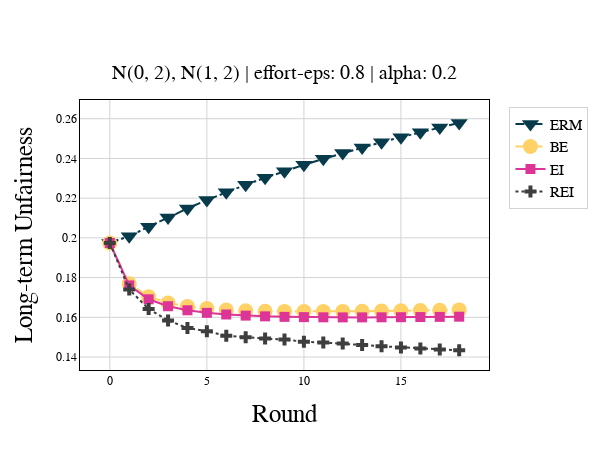

The cell this chart's notebook holds for it:
### Code cell
plot_trajectory(mean_0, std_0, mean_1, std_1, effort_eps, beta, true_df1, be_df1, ei_df1, rei_df1)

### Figure 1 — Plotly figure (JSON) as saved in the notebook; plotly's stock layout.template omitted (floating-point values rounded to 4 significant figures)
{"data": [{"line": {"dash": "dashdot"}, "marker": {"color": "#073B4C", "size": 15, "symbol": "triangle-down"}, "name": "ERM", "showlegend": true, "type": "scatter", "xaxis": "x", "y": [0.1974, 0.2009, 0.2056, 0.2103, 0.2148, 0.219, 0.223, 0.2267, 0.2302, 0.2336, 0.2368, 0.2398, 0.2427, 0.2455, 0.2481, 0.2507, 0.2532, 0.2556, 0.2579], "yaxis": "y"}, {"line": {"dash": "dash"}, "marker": {"color": "#FFD166", "size": 15, "symbol": "circle"}, "name": "BE", "showlegend": true, "type": "scatter", "xaxis": "x", "y": [0.1974, 0.1768, 0.1704, 0.1672, 0.1654, 0.1644, 0.1637, 0.1633, 0.1631, 0.1629, 0.1629, 0.1629, 0.163, 0.1631, 0.1632, 0.1633, 0.1634, 0.1636, 0.1637], "yaxis": "y"}, {"line": {"dash": "solid"}, "marker": {"color": "#DD3497", "size": 10, "symbol": "square"}, "name": "EI", "showlegend": true, "type": "scatter", "xaxis": "x", "y": [0.1974, 0.1761, 0.1691, 0.1656, 0.1635, 0.1623, 0.1614, 0.1609, 0.1605, 0.1602, 0.1601, 0.16, 0.16, 0.16, 0.16, 0.16, 0.1601, 0.1602, 0.1603], "yaxis": "y"}, {"line": {"dash": "dot"}, "marker": {"color": "#3e3e3e", "size": 10, "symbol": "cross"}, "name": "REI", "showlegend": true, "type": "scatter", "xaxis": "x", "y": [0.1974, 0.174, 0.1642, 0.1584, 0.1546, 0.1529, 0.1508, 0.1499, 0.1493, 0.1488, 0.1477, 0.1473, 0.1468, 0.1461, 0.1454, 0.1448, 0.1443, 0.1438, 0.1434], "yaxis": "y"}], "layout": {"annotations": [{"font": {"size": 20}, "showarrow": false, "text": "N(0, 2), N(1, 2) | effort-eps: 0.8 | alpha: 0.2", "x": 0.5, "xanchor": "center", "xref": "paper", "y": 1.05, "yanchor": "bottom", "yref": "paper"}, {"font": {"size": 25}, "showarrow": false, "text": "Round", "x": 0.5, "xanchor": "center", "xref": "paper", "y": 0, "yanchor": "top", "yref": "paper", "yshift": -30}, {"font": {"size": 25}, "showarrow": false, "text": "Long-term Unfairness", "textangle": -90, "x": 0, "xanchor": "right", "xref": "paper", "xshift": -40, "y": 0.5, "yanchor": "middle", "yref": "paper"}], "font": {"color": "black", "family": "Times New Roman"}, "height": 450, "legend": {"bgcolor": "rgba(255, 255, 255, 0.7)", "bordercolor": "lightgrey", "borderwidth": 1, "entrywidth": 0.1, "entrywidthmode": "pixels", "font": {"size": 15}, "x": 1.05, "xanchor": "left", "y": 0.975}, "paper_bgcolor": "white", "plot_bgcolor": "white", "width": 600, "xaxis": {"anchor": "y", "domain": [0, 1], "gridcolor": "lightgrey", "linecolor": "black", "mirror": true, "showline": true, "title": {"font": {"size": 25}}, "zerolinecolor": "lightgrey", "zerolinewidth": 1}, "yaxis": {"anchor": "x", "domain": [0, 1], "gridcolor": "lightgrey", "linecolor": "black", "mirror": true, "showline": true, "title": {"font": {"size": 25}}, "zerolinecolor": "lightgrey", "zerolinewidth": 1}}}
